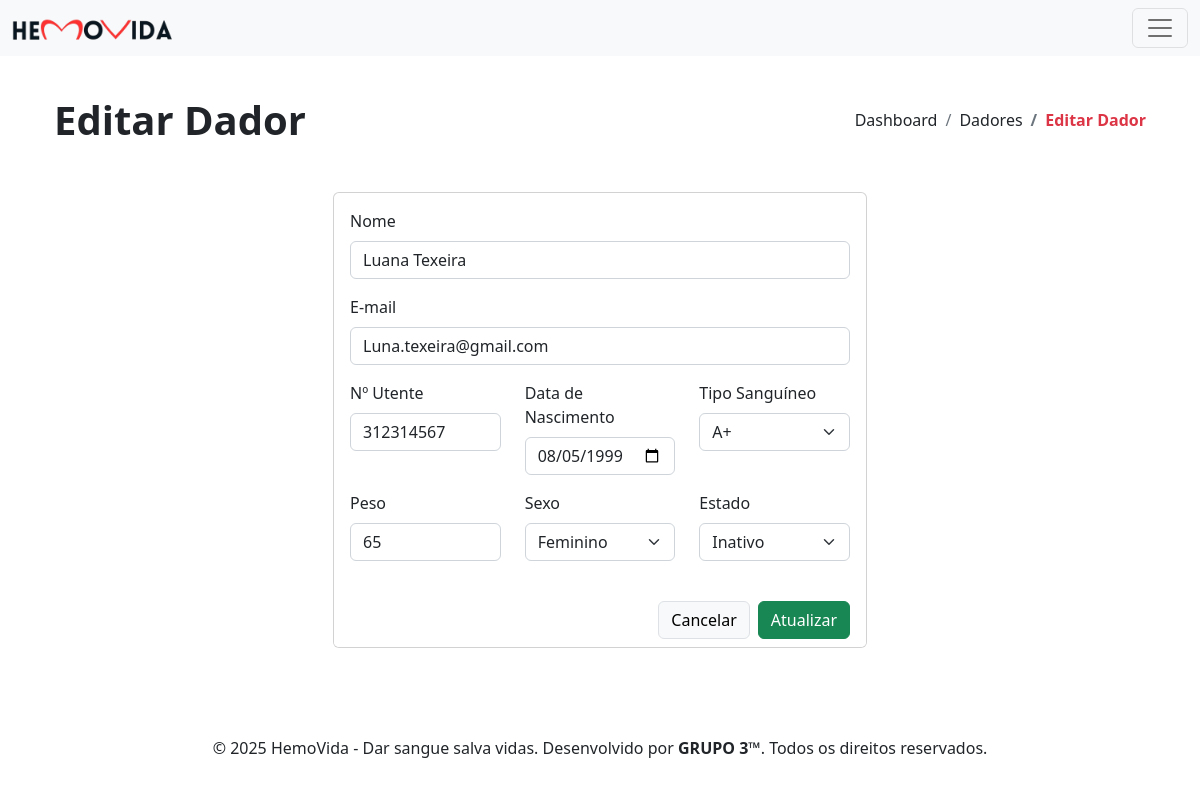
Page /dador-editar.php?id=13 on the committed database.
### tables this page shows
CREATE TABLE `dadores` (
  `id` int(11) NOT NULL,
  `nome` varchar(255) NOT NULL,
  `email` varchar(255) NOT NULL,
  `n_utente` int(11) NOT NULL,
  `data_nascimento` date NOT NULL,
  `tipo_sanguineo` enum('A+','A-','B+','B-','AB+','AB-','O+','O-') NOT NULL,
  `peso` float NOT NULL,
  `sexo` enum('Masculino','Feminino') NOT NULL,
  `estado` tinyint(1) NOT NULL,
  `data_inscricao` date NOT NULL
);

### includes/dador_id.php (called while the page is built, shortened)
<?php
    $dadorId = $_GET['id'] ?? null;
    try {
        $pdo = new PDO("mysql:host=localhost;dbname=hemovida;charset=utf8", "root", "");
        $pdo->setAttribute(PDO::ATTR_ERRMODE, PDO::ERRMODE_EXCEPTION);
        $sql = "SELECT * FROM dadores WHERE id = :id";
        $stmt = $pdo->prepare($sql);
        $stmt->bindParam(":id", $dadorId, PDO::PARAM_INT);
        $stmt->execute();
        $dador = $stmt->fetch(PDO::FETCH_ASSOC);
    } catch (PDOException $e) {
        die("Erro ao buscar dador: " . $e->getMessage());
    }
?>

### dador-editar.php (the view, shortened to what this page needs)
<?php
    include 'partials/header.php';
    include 'includes/dador_id.php';
?>
<div class="container p-4">
    <?php include 'partials/page-header.php'; ?>
    <div class="row d-flex align-items-center justify-content-center py-4">
        <div class="col-xl-6 col-md-10 col-12">
            <div class="card">
                <form action="includes/dador_editar.php" method="POST">
                    <div class="card-body">
                        <div class="row">
                            <div class="col-12 mb-3">
                                <label class="form-label" for="nome">Nome</label>
                                <input type="text" class="form-control" name="nome" id="nome" value="<?php echo $dador['nome']; ?>" required>
                            </div>
                            <div class="col-12 mb-3">
                                <label class="form-label" for="email">E-mail</label>
                                <input type="email" class="form-control" name="email" id="email" value="<?php echo $dador['email']; ?>" required>
                            </div>
                        </div>
                        <div class="row">
                            <div class="col-lg-4 col-md-6 col-12 mb-3">
                                <label class="form-label" for="n_utente">Nº Utente</label>
                                <input type="text" class="form-control" name="n_utente" id="n_utente" pattern="^\d{9}$" title="Nº Utente deve ter exatamente 9 dígitos" value="<?php echo $dador['n_utente']; ?>" required>
                            </div>
                            <div class="col-lg-4 col-md-6 col-12 mb-3">
                                <label class="form-label" for="data_nascimento">Data de Nascimento</label>
                                <input type="date" class="form-control" name="data_nascimento" id="data_nascimento" value="<?php echo $dador['data_nascimento']; ?>" required>
                            </div>
                            <div class="col-lg-4 col-md-6 col-12 mb-3">
                                <label class="form-label" for="tipo_sanguineo">Tipo Sanguíneo</label>
                                <select class="form-select" name="tipo_sanguineo" id="tipo_sanguineo" required>
                                    <option value="A+" <?php echo $dador['tipo_sanguineo'] == 'A+' ? 'selected' : ''; ?>>A+</option>
                                </select>
                            </div>
                            <div class="col-lg-4 col-md-6 col-12 mb-3">
                                <label class="form-label" for="peso">Peso</label>
                                <input type="number" class="form-control" name="peso" id="peso" min="50" step="any" value="<?php echo $dador['peso']; ?>" required>
                            </div>
                            <div class="col-lg-4 col-md-6 col-12 mb-3">
                                <label class="form-label" for="sexo">Sexo</label>
                                <select class="form-select" name="sexo" id="sexo" data-live-search="true" required>
                                    <option value="Feminino" <?php echo $dador['sexo'] == 'Feminino' ? 'selected' : ''; ?>>Feminino</option>
                                </select>
                            </div>
                            <div class="col-lg-4 col-md-6 col-12 mb-3">
                                <label class="form-label" for="estado">Estado</label>
                                <select class="form-select" name="estado" id="estado" data-live-search="true" required>
                                    <option value="0" <?php echo $dador['estado'] == 0 ? 'selected' : ''; ?>>Inativo</option>
                                </select>
                            </div>
                        </div>
                    </div>
                    <div class="card-footer d-flex align-items-center justify-content-end gap-2 border-0 bg-white">
                        <a href="dadores.php" class="btn btn-light border">Cancelar</a>
                        <button type="submit" class="btn btn-success">Atualizar</button>
                    </div>
                </form>
            </div>
        </div>
    </div>
</div>
<?php include 'partials/footer.php'; ?>

### rows in the picture
dadores: nome "Luana Texeira", email "Luna.texeira@gmail.com", n_utente "312314567", data_nascimento "08/05/1999", tipo_sanguineo "A+", peso "65", sexo "Feminino", estado "Inativo"

### other values in the picture
$pageTitle "Editar Dador"
$item['title'] "Dashboard"
$item['title'] "Dadores"
$item['title'] "Editar Dador"
